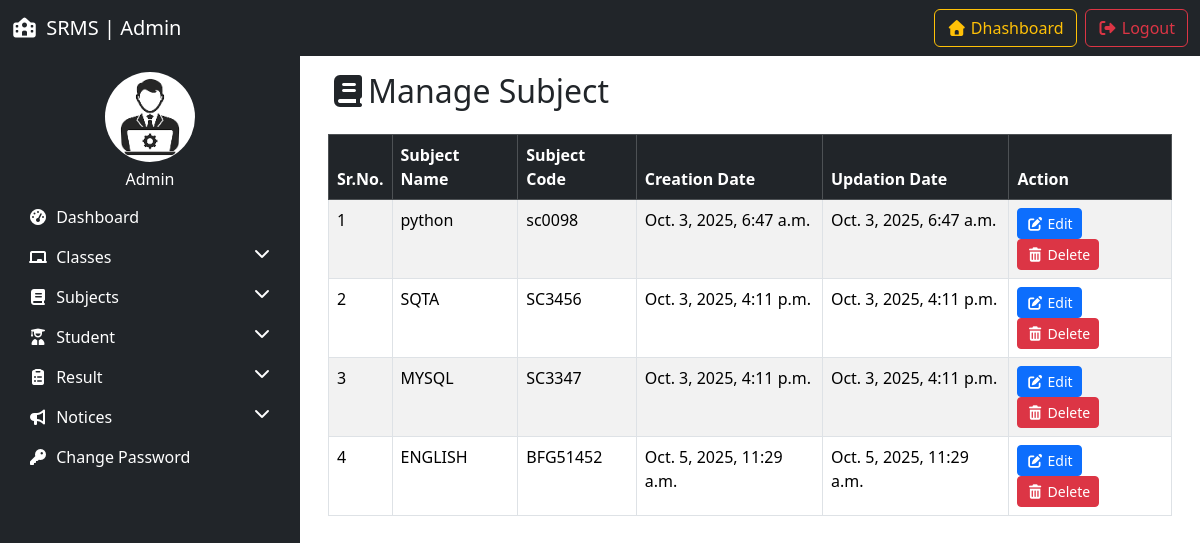
/manage_subject/ (signed in), run on an earlier commit of the app's database.
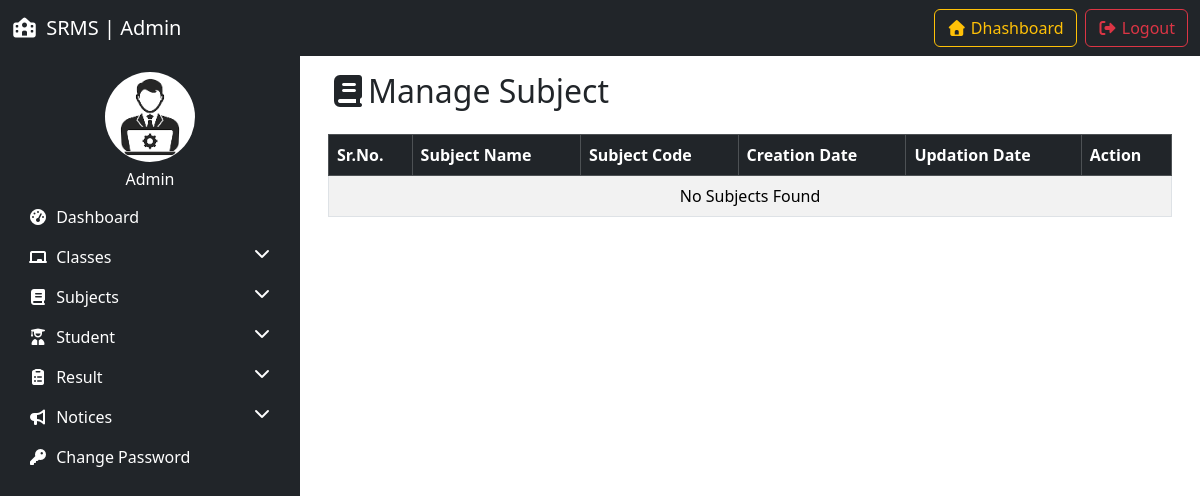
And on a later commit of the database.
### resultapp/models.py (models this page shows, shortened)
class Subject(models.Model):
    subject_name = models.CharField(max_length=100)
    subject_code = models.CharField(max_length=20)
    creation_date = models.DateTimeField(auto_now_add=True)
    updation_date = models.DateTimeField(auto_now=True)

### resultapp/views.py (the view, shortened to what this page needs)
# urls.py: path('manage_subject/',manage_subject, name='manage_subject'),
@login_required
def manage_subject(request):
    subjects = Subject.objects.all()
    return render(request,'manage_subject.html', locals())

### resultapp/templates/manage_subject.html (shortened to what this page needs)
{% extends 'admin_base.html' %}
{% load static %}
{% block content %}
<div class="container">
    <h2 class="mb-4"><i class="fas fa-book"></i>Manage Subject</h2>
    <table class="table table-bordered table-striped">
        <thead class="table-dark">
            <tr>
                <th>Sr.No.</th>
                <th>Subject Name</th>
                <th>Subject Code</th>
                <th>Creation Date</th>
                <th>Updation Date</th>
                <th>Action</th>
            </tr>
        </thead>
        <tbody>
            {% for i in subjects %}
             <tr>
                <td>{{forloop.counter}}</td>
                <td>{{i.subject_name}}</td>
                <td>{{i.subject_code}}</td>
                <td>{{i.creation_date}}</td>
                <td>{{i.updation_date}}</td>
                <td>
                    <a href="{% url 'edit_subject' i.id %}" class="btn btn-sm btn-primary"><i class="fas fa-edit"></i> Edit</a>
                    <a href="?delete={{i.id}}" onclick="return confirm('Are you sure you want to delete this subject?')" class="btn btn-sm btn-danger"><i class="fas fa-trash-alt"></i> Delete</a>
                </td>
            </tr>
            {% empty %}
            <tr>
                <td colspan="6" class="text-center">No Subjects Found</td>
            </tr>
            {% endfor %}
        </tbody>
    </table>
</div>
{% endblock %}

What changed in the data, as far as the page shows it:
removed Subject: subject_name "python", subject_code "sc0098", creation_date "Oct. 3, 2025, 6:47 a.m.", updation_date "Oct. 3, 2025, 6:47 a.m."
removed Subject: subject_name "SQTA", subject_code "SC3456", creation_date "Oct. 3, 2025, 4:11 p.m.", updation_date "Oct. 3, 2025, 4:11 p.m."
removed Subject: subject_name "MYSQL", subject_code "SC3347", creation_date "Oct. 3, 2025, 4:11 p.m.", updation_date "Oct. 3, 2025, 4:11 p.m."
removed Subject: subject_name "ENGLISH", subject_code "BFG51452", creation_date "Oct. 5, 2025, 11:29 a.m.", updation_date "Oct. 5, 2025, 11:29 a.m."
Also different on the page:
text now shown: "No Subjects Found"
